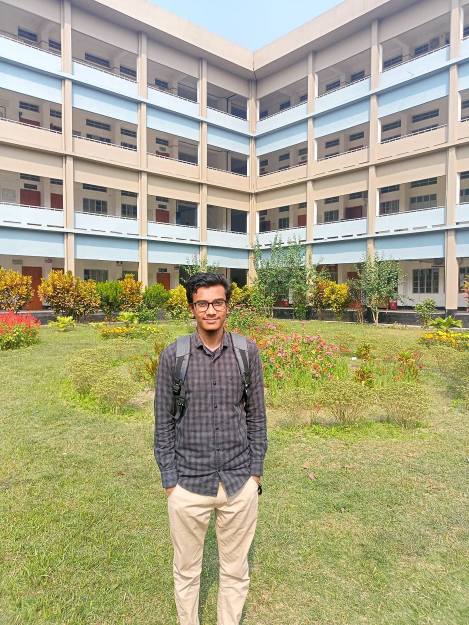
#> input picture Hasib.jpg, 938 x 1250 px (shown at 1/2 size)
$ python grabcut-opencv.py
#> lines starting #> are read from the running program, lines starting #| are printed output that depends on the picture; after the words box and inside, x2 and y2 are one past the last pixel; in counts of white or black regions, pixels touching at a corner belong together
from cmath import rect
import numpy as np
import cv2 as cv
from matplotlib import pyplot as plt

img = cv.imread('Hasib.jpg')
#> img is the input picture: shape (1250, 938, 3); mean B, G, R 132.3, 165.1, 168.2
mask = np.zeros(img.shape[:2], np.uint8)

# color no change
img = cv.cvtColor(img, cv.COLOR_BGR2RGB)

bgdModel = np.zeros((1,65), np.float64)
fgdModel = np.zeros((1,65), np.float64)

rect = (300, 550, 240, 1200)
cv.grabCut(img, mask,rect, bgdModel, fgdModel, 5, cv.GC_INIT_WITH_RECT)

mask2 = np.where((mask==2)|(mask==0), 0, 1).astype('uint8')
img = img*mask2[:,:,np.newaxis]
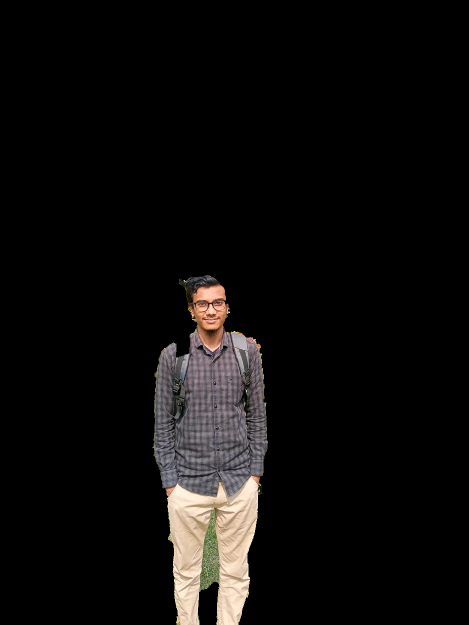
#> img: shape (1250, 938, 3) (shown at 1/2 size); mean R, G, B 14.1, 12.7, 11.8

# newmask is the mask image I manually labelled
newmask = cv.imread('mark.jpg',0)
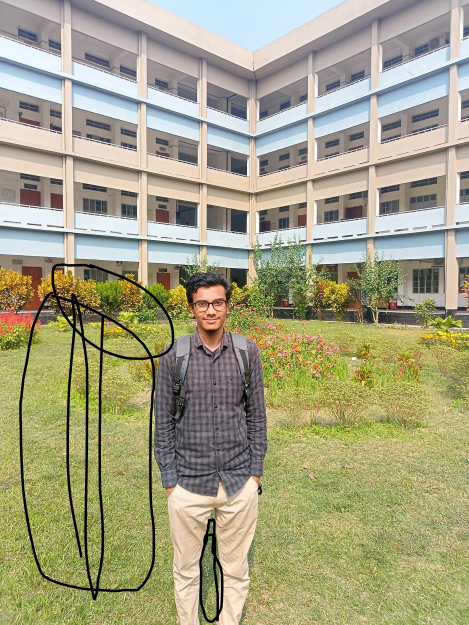
#> input picture mark.jpg, 938 x 1250 px (shown at 1/2 size)
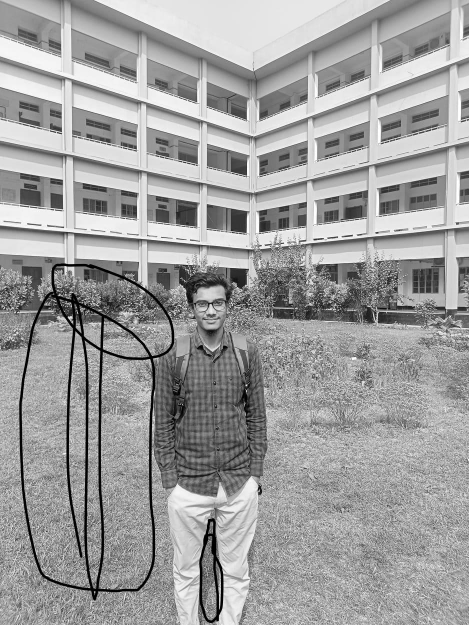
#> newmask: shape (1250, 938) (shown at 1/2 size); min 0, max 255, mean 158.5
# wherever it is marked white (sure foreground), change mask=1
# wherever it is marked black (sure background), change mask=0
mask[newmask == 0] = 0
mask[newmask == 255] = 1
mask, bgdModel, fgdModel = cv.grabCut(img,mask,None,bgdModel,fgdModel,5,cv.GC_INIT_WITH_MASK)
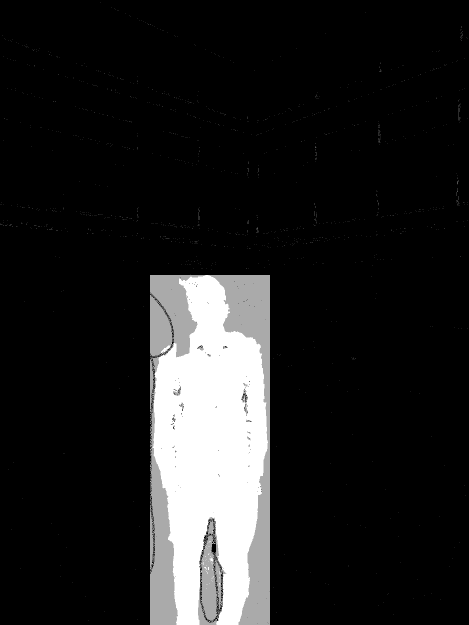
#> mask: shape (1250, 938) (shown at 1/2 size); min 0, max 3, mean 0.374; drawn with min black and max white
mask = np.where((mask==2)|(mask==0),0,1).astype('uint8')
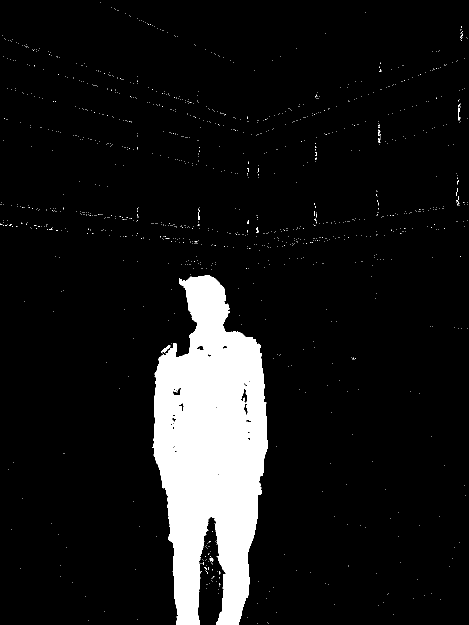
#> mask: shape (1250, 938) (shown at 1/2 size); values 0 (black) and 1 (white), 9.2% white; 1258 white regions (1254 under 20 px), largest, box (x1, y1, x2, y2) and area: (305, 550, 536, 1250) 105747, (322, 691, 341, 707) 103, (917, 216, 921, 241) 33, (420, 1115, 427, 1123) 33
img = img*mask[:,:,np.newaxis]

plt.imshow(img)
plt.colorbar()
plt.show()
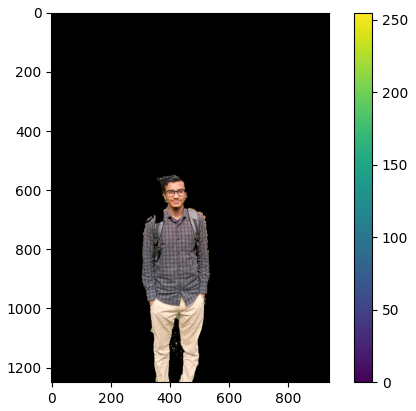
#> figure drawn by matplotlib, 2 panels
